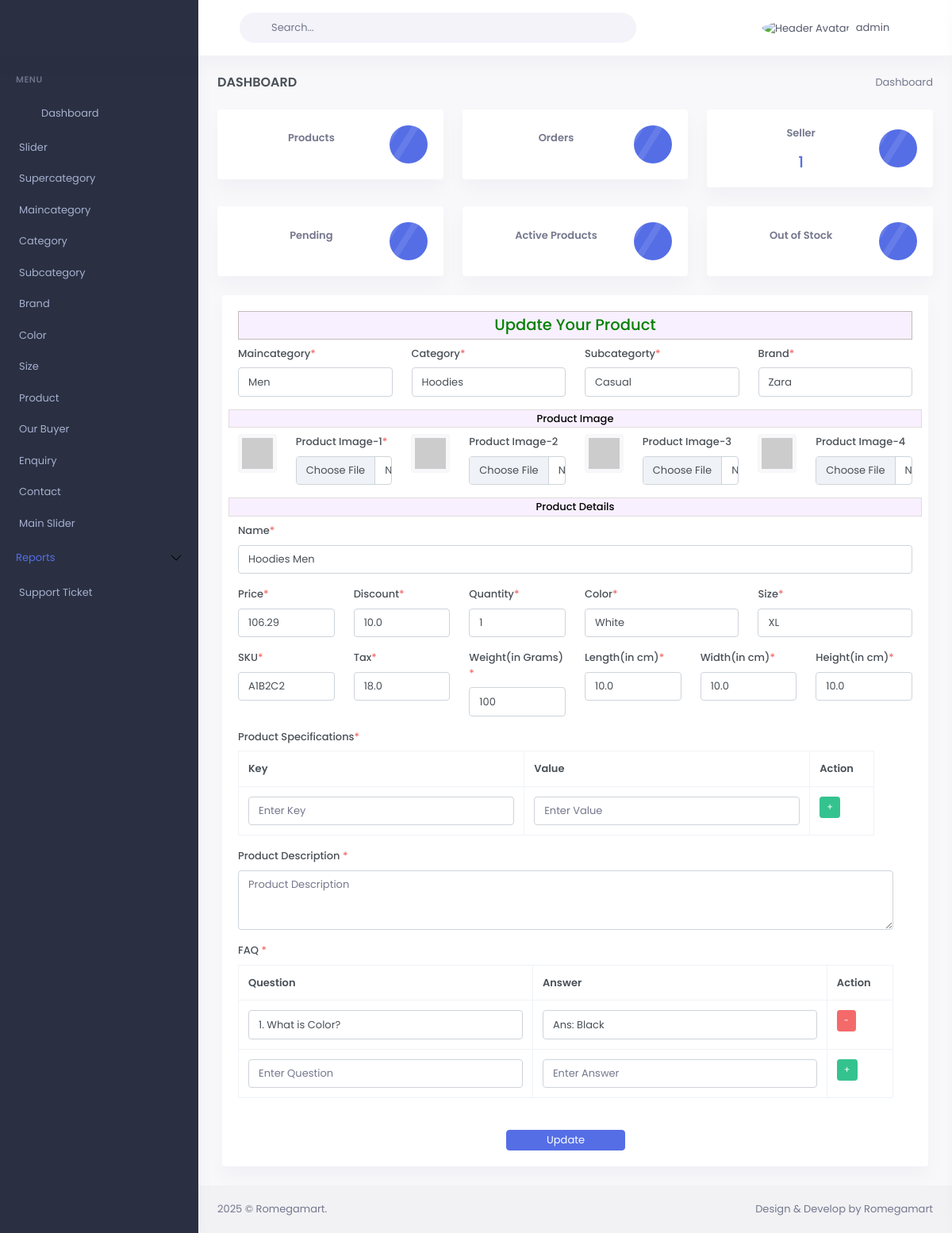
The page /update-product/2/2/ (signed in) on the database as committed earlier.
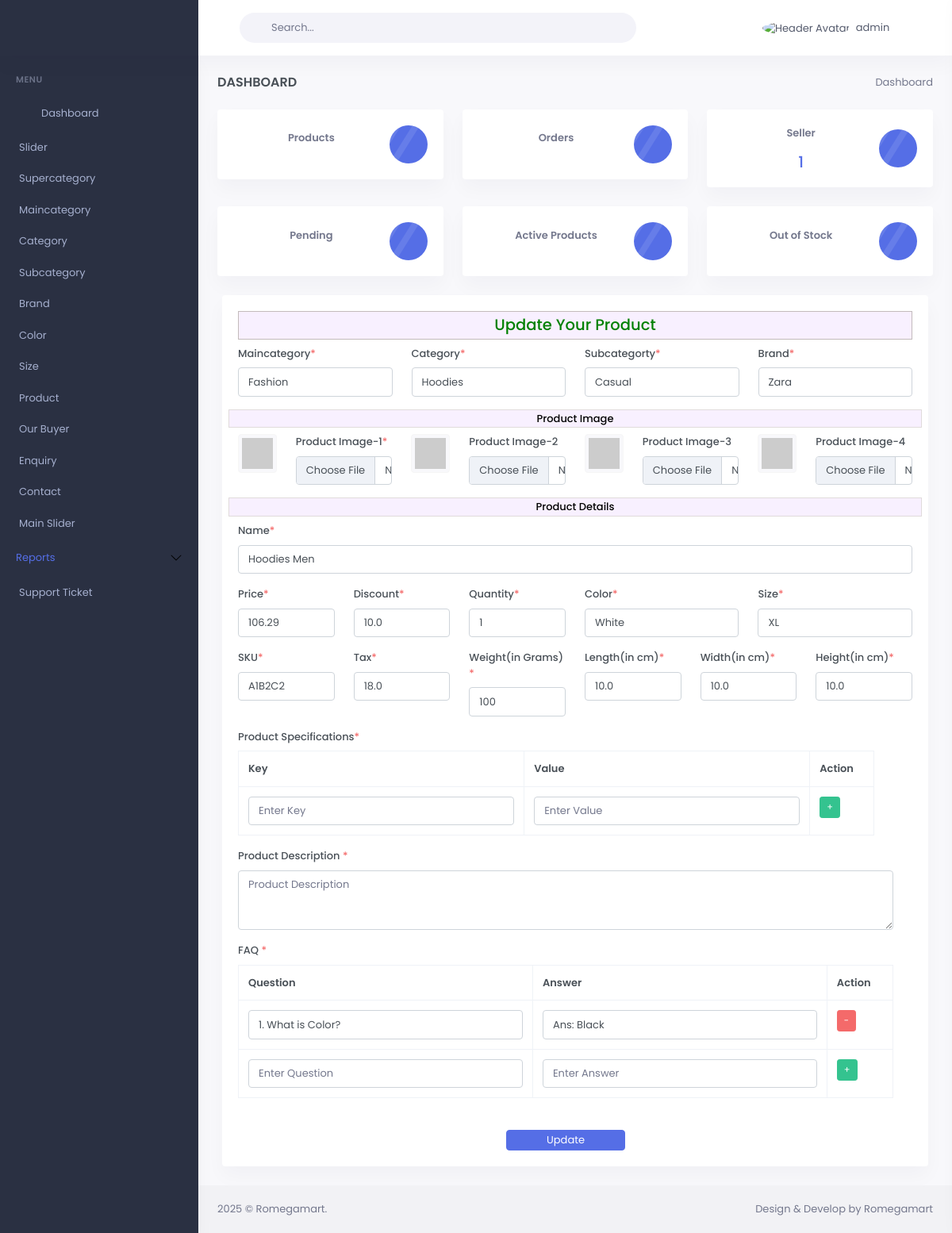
The same page on the database as committed later.
### mainApp/models.py (models this page shows, shortened)
class Product(models.Model):
    id=models.AutoField(primary_key=True)
    offers=models.ForeignKey(Supercategory,on_delete=models.SET_DEFAULT,related_name="offers",default=None,null=True,blank=True)
    maincategory=models.ForeignKey(Maincategory,on_delete=models.SET_DEFAULT,related_name="maincategory",default=None, null=True, blank=True)
    category=models.ForeignKey(Category,on_delete=models.SET_DEFAULT,related_name="categories",default=None, null=True, blank=True)
    subcategory=models.ForeignKey(Subcategory,on_delete=models.SET_DEFAULT,related_name="subcategories",default=None, null=True, blank=True)
    brand=models.ForeignKey(Brand,on_delete=models.SET_DEFAULT,related_name="brands",default=None, null=True, blank=True)
    image1 = models.URLField(max_length=1024)
    image2= models.URLField(max_length=1024)
    image3= models.URLField(max_length=1024)
    image4= models.URLField(max_length=1024)
    name=models.CharField(max_length=300)
    base_price=models.FloatField(default=0,null=True,blank=True)
    discount=models.FloatField(default=0,null=True,blank=True)
    price=models.FloatField()
    quantity=models.IntegerField(default=1)
    size=models.CharField(max_length=300)
    color=models.CharField(max_length=300)
    specifications = models.JSONField(default=dict)
    rating=models.FloatField(default=0,null=True,blank=True)
    reviews=models.IntegerField(default=0,null=True,blank=True)
    weight=models.IntegerField(default=0,null=True,blank=True)
    length=models.FloatField(default=0,null=True,blank=True)
    height=models.FloatField(default=0,null=True,blank=True)
    width=models.FloatField(default=0,null=True,blank=True)
    tax=models.FloatField(default=18,null=True,blank=True)
    description=models.TextField()
    faq = models.JSONField(default=dict)
    sku=models.CharField(max_length=200,default='',null=True,blank=True)
    date=models.DateTimeField(auto_now_add=True)

class Maincategory(models.Model):
    id = models.AutoField(primary_key=True)
    name = models.CharField(max_length=200, unique=True)
    slug = models.SlugField(max_length=200, unique=True)
    image = models.URLField(max_length=1024)
    title=models.CharField(max_length=100,default='',null=True,blank=True)
    description=models.TextField(default='',null=True,blank=True)

class Subcategory(models.Model):
    id = models.AutoField(primary_key=True)
    category = models.ForeignKey(Category, on_delete=models.DO_NOTHING, related_name="subcategories")
    name = models.CharField(max_length=200)
    slug = models.SlugField(max_length=200)
    image = models.URLField(max_length=1024)
    title=models.CharField(max_length=100,default='',null=True,blank=True)
    description=models.TextField(default='',null=True,blank=True)

class Brand(models.Model):
    id = models.AutoField(primary_key=True)
    name = models.CharField(max_length=200, unique=True)
    slug = models.SlugField(max_length=200, unique=True)
    image = models.URLField(max_length=1024)
    title=models.CharField(max_length=100,default='',null=True,blank=True)
    description=models.TextField(default='',null=True,blank=True)

class Color(models.Model):
    id = models.AutoField(primary_key=True)
    name = models.CharField(max_length=200, unique=True)

class Size(models.Model):
    id = models.AutoField(primary_key=True)
    name = models.CharField(max_length=200, unique=True)

### mainApp/backend.py (the view, shortened to what this page needs)
# urls.py: path('update-product/<int:id>/<int:pn>/',backend.update_product),
@login_required(login_url='/admin-login/')
@user_passes_test(is_superuser, login_url='/admin-login/')
@user_passes_test(is_superuser, login_url='/admin-login/')
def update_product(request,id,pn):
    mcat = Maincategory.objects.all().order_by('-id')
    cat = Category.objects.all().order_by('-id')
    scat = Subcategory.objects.all().order_by('-id')
    brnd = Brand.objects.all().order_by('-id')
    clr = Color.objects.all().order_by('-id')
    sz = Size.objects.all().order_by('-id')
    product= get_object_or_404(Product,id=id)
    context = {
        'maincategories': mcat, 'categories': cat, 'subcategories': scat,
        'brands': brnd, 'clr': clr, 'sz': sz,'data':product
    }
    return render(request, 'backend/update-product.html', context)

### mainApp/backend.py (called while the page is built)
def is_superuser(user):
    return user.is_superuser

### mainApp/templates/backend/update-product.html (shortened to what the changed rows need)
{%extends 'backend/index.html'%}
{%load static%}
{%block body%}
<div class="main-contentw-100">
    <div class="page-nt">
        <div class="container-fluid">
            <div class="row">
                <div class="col-xl-12">
                    <div class="card">
                        <div class="card-body">
                            <form method="post" enctype="multipart/form-data">
                                <div class="row">
                                    <div class="col-lg-3">
                                        <div class="mb-3">
                                            <label class="form-label">Maincategory<span class="text-danger">*</span></label>
                                            <select id="maincategory-select" class="form-control" name="maincategory" title="Select Maincategory" required>
                                                {% for item in maincategories %}
                                                <option value="{{ item.name }}" {% if item.name == data.maincategory.name %}selected{% endif %}>
                                                    {{ item.name }}
                                                </option>
                                                {% endfor %}
                                            </select>
                                        </div>
                                    </div>
                                    <div class="col-lg-3">
                                        <div class="mb-3">
                                            <label class="form-label">Subcategorty<span class="text-danger">*</span></label>
                                            <select type="text" class="form-control"  name="subcategory" required>
                                                {%for item in subcategories%}
                                                <option value="{{item.name}}" {% if item.name == data.subcategory.name %}selected{% endif %}>{{item.name}}</option>
                                                {%endfor%}
                                            </select>
                                        </div>
                                    </div>
                                    <div class="col-lg-3">
                                        <div class="mb-3">
                                            <label class="form-label">Brand<span class="text-danger">*</span></label>
                                            <select type="text" class="form-control"  name="brand" required>
                                                {%for item in brands%}
                                                <option value="{{item.name}}" {% if item.name == data.brand.name %}selected{% endif %}>{{item.name}}</option>
                                                {%endfor%}
                                            </select>
                                        </div>
                                    </div>
                                <div class="col-lg-12">
                                    <div class="mb-3">
                                        <label class="form-label"> Name<span class="text-danger">*</span></label>
                                        <input type="text" class="form-control" placeholder="Enter Name"name="name" required value="{{data.name}}">
                                    </div>
                                </div>
                                <div class="col-lg-2">
                                    <div class="mb-3">
                                        <label class="form-label">Price<span class="text-danger">*</span></label>
                                        <input type="number" class="form-control" placeholder="Price"name="price" step="any" value="{{data.base_price}}">
                                    </div>
                                </div>
                                <div class="col-lg-3">
                                    <div class="mb-3">
                                        <label class="form-label">Color<span class="text-danger">*</span></label>
                                        <select type="text" class="form-control"  name="color" required>
                                            {%for item in clr%}
                                            <option value="{{item.name}}" {% if item.name == data.color %}selected{% endif %}>{{item.name}}</option>
                                            {%endfor%}
                                        </select>
                                    </div>
                                </div>
                                <div class="col-lg-3">
                                    <div class="mb-3">
                                        <label class="form-label">Size<span class="text-danger">*</span></label>
                                        <select type="text" class="form-control"  name="size" required>
                                            {%for item in sz%}
                                            <option value="{{item.name}}" {% if item.name == data.size %}selected{% endif %}>{{item.name}}</option>
                                            {%endfor%}
                                        </select>
                                    </div>
                                </div>
                                <div class="col-lg-2">
                                    <div class="mb-3">
                                        <label class="form-label"> SKU<span class="text-danger">*</span></label>
                                        <input type="text" class="form-control" placeholder="Enter  SKU"name="sku" value="{{data.sku}}" >
                                    </div>
                                </div>
                                <div class="col-lg-2">
                                    <div class="mb-3">
                                        <label class="form-label"> Tax<span class="text-danger">*</span></label>
                                        <input type="number" class="form-control" placeholder="Enter Tax"name="tax" value="{{data.tax}}">
                                    </div>
                                </div>
                                <div class="col-lg-2">
                                    <div class="mb-3">
                                        <label class="form-label"> Weight(in Grams) <span class="text-danger">*</span></label>
                                        <input type="number" class="form-control" placeholder="Enter Weight" name="weight" value="{{data.weight}}"  min="0" step="1" oninput="validity.valid||(value='');" required>
                                    </div>
                                </div>
                                <div class="col-lg-2">
                                    <div class="mb-3">
                                        <label class="form-label"> Length(in cm)<span class="text-danger">*</span></label>
                                        <input type="number" class="form-control" placeholder="Length"name="length" step="any" value="{{data.length}}">
                                    </div>
                                </div>
                                <div class="col-lg-2">
                                    <div class="mb-3">
                                        <label class="form-label"> Width(in cm)<span class="text-danger">*</span></label>
                                        <input type="number" class="form-control" placeholder="Width"name="width" step="any" value="{{data.width}}">
                                    </div>
                                </div>
                                <div class="col-lg-2">
                                    <div class="mb-3">
                                        <label class="form-label"> Height(in cm)<span class="text-danger">*</span></label>
                                        <input type="number" class="form-control" placeholder="Height"name="height" step="any" value="{{data.height}}">
                                    </div>
                                </div>
                                <div class="row">
                                    <div class="row">
                                        <div class="col-lg-12">
                                            <div class="mb-3">
                                                <table class="table table-bordered" id="specificationsTable">
                                                    <thead>
                                                        <tr>
                                                            <th>Key</th>
                                                            <th>Value</th>
                                                            <th>Action</th>
                                                        </tr>
                                                    </thead>
                                                </table>
                                            </div>
                                        </div>
                                    </div>
                              <div class="col-lg-12">
                                <div class="mb-3">
                                    <table class="table table-bordered" id="faqTable">
                                        <thead>
                                            <tr>
                                                <th>Question</th>
                                                <th>Answer</th>
                                                <th>Action</th>
                                            </tr>
                                        </thead>
                                    </table>
                                </div>
                            </div>
                            </form>
                        </div>
                    </div>
                </div>
            </div>
        </div>
    </div>
    {%endblock%}

Rows that differ between the two databases and show on the page:
changed through a linked row, Product "Hoodies Men": maincategory "Men" → "Fashion"
